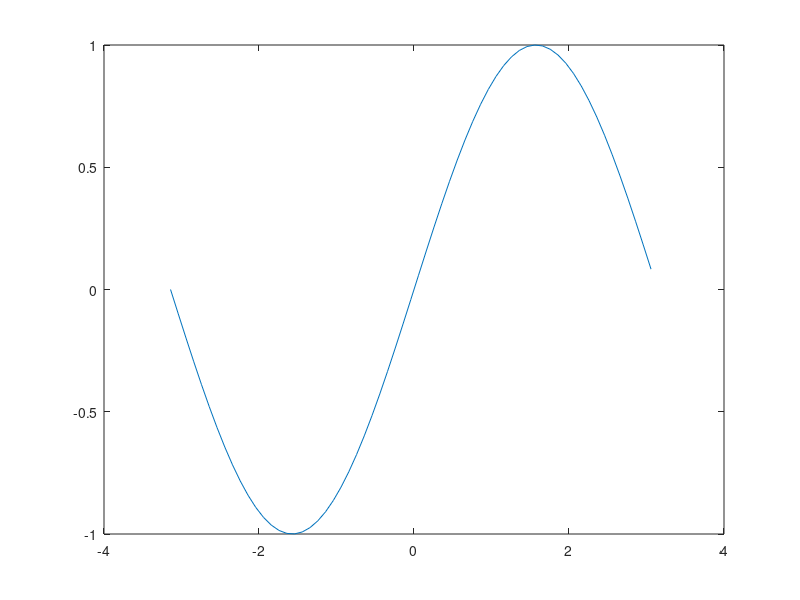
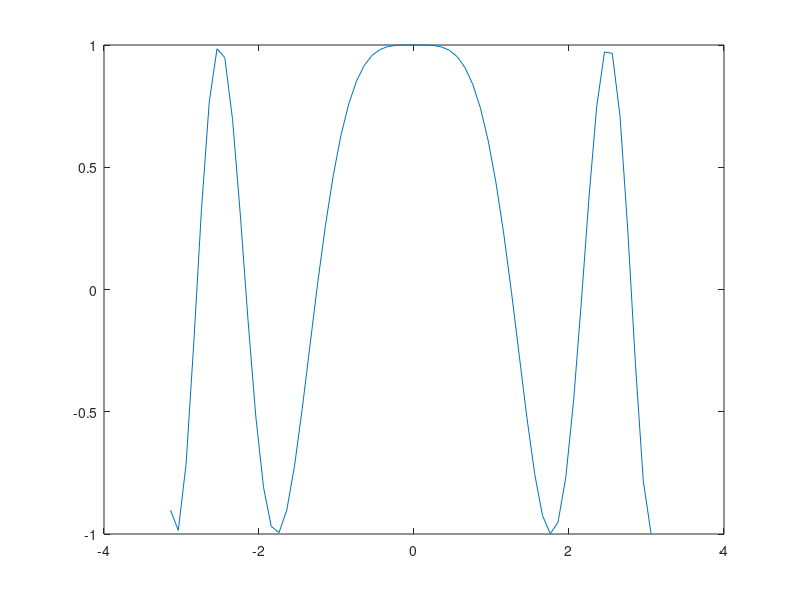
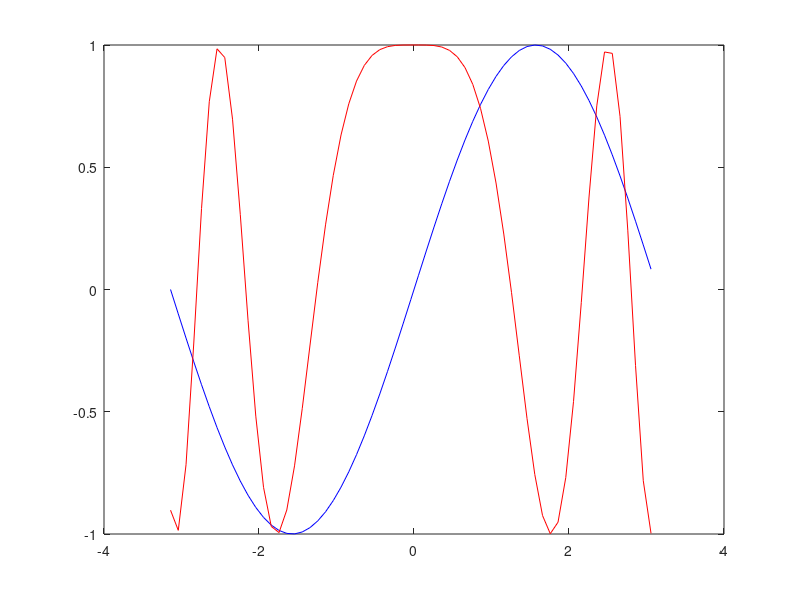

The MATLAB script that drew these images, in order: (Note: this script raises an error after producing the figures.)
% Eu sou um comentario!
% # Tipos basicos
eu_sou_verdadeiro = true
eu_sou_falso = false
funcao_e = and(eu_sou_verdadeiro, eu_sou_falso)
funcao_ou = or(eu_sou_verdadeiro, eu_sou_falso)
% help and
sou_um_numero = 5
sou_outro_numero = 13
sou_imaginario = 7 - 3i
soma = sou_um_numero + sou_outro_numero
produto = sou_outro_numero * sou_imaginario
divisao = sou_um_numero / sou_outro_numero
matriz = [ ]
matriz(1) = sou_um_numero
matriz(2,2) = sou_imaginario
length(matriz)
size(matriz)
id = eye(3)
uns = ones(3, 3)
id * uns
id .* uns
texto = 'somente com aspas simples!'
ola = 'hello'
nome = 'joe frank'
saudacao = strcat(ola, ' ', nome)
disp(saudacao)
fprintf('fprintf: %s %s\n', ola, nome)
saudacao = sprintf('%s %s\n', ola, nome)
disp(saudacao)
x = -pi:0.1:pi
x = -pi:0.1:pi;
y = sin(x);
z = cos(x .^ 2);
figure;
plot(x, y);
figure;
plot(x, z);
figure;
plot(x, y, 'b', ...
     x, z, 'r-');

% Controle de fluxo
disp('# CONTROLE DE FLUXO');
if funcao_e
    texto = 'V e F = V';
elseif funcao_ou
    texto = 'V ou F = V';
else
    texto = 'Nada a ver';
end
disp(texto);
x = 1;
while x <= 10
    fprintf('while %d\n', x);
    x = x + 1;
end
for x = 1:10
    fprintf('for %d\n', x);
end
for x = 1:2:16
    fprintf('another for %d\n', x);
end
vetor = [1 1];
for x = 1:10
    limite = length(vetor) + 1;
    % vetor(limite) = vetor(limite-1) + vetor(limite-2);
    vetor(limite) = sum(vetor((limite-2):(limite-1)));
end
vetor
vetor(2:5)
texto = 'yo';
switch texto
case 'yo'
    disp('dawg');
case 'ola'
    disp('Tudo bem?');
otherwise
    disp('i dont get you')
end

% Arquivos
disp('# ARQUIVOS');
% Células
celula = { };
celula{1} = 'joe frank';
celula{2} = 22;

% Arquivos
fp = fopen('dados.txt', 'w');
for n = 1:length(celula)
    fprintf(fp, '%s\n', celula{n});
end
fclose(fp);
fp = fopen('dados.txt', 'r');
linha = fgetl(fp);
while ischar(linha)
    fprintf('%s\n', linha);
    linha = fgetl(fp);
end
fclose(fp);
linha

% Distribuicao
disp('# DISTRIBUICAO')
nome = 'abestado';
fprintf('diga oi para %s: %s\n', nome, diga_oi(nome));
arquivo = 'intro.md';
novo_arquivo = trocar_extensao(arquivo, 'txt');
fprintf('%s agora eh %s #sqn\n', arquivo, ...
                                 novo_arquivo);

% O que realmente importa
life
why
